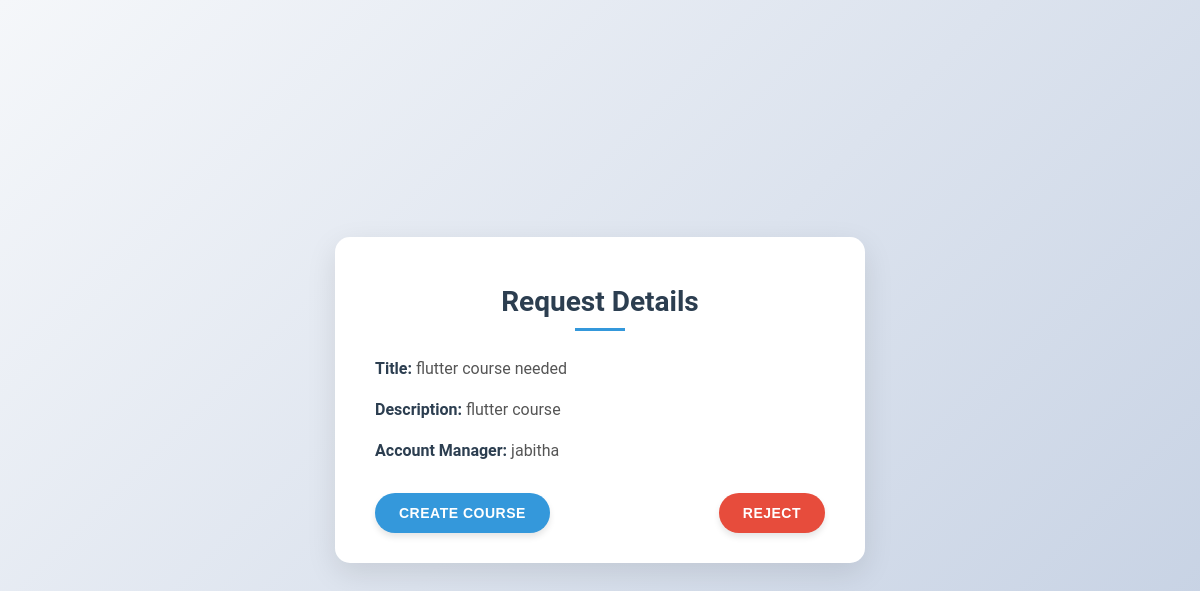
Page /dashboard/admin_action/1/27/ (signed in) on the committed database.
### dashboards/models.py (models this page shows, shortened)
class TrainingRequest(models.Model):
    request_id = models.AutoField(primary_key=True)
    title = models.CharField(max_length=255)
    description = models.TextField(null=True, blank=True)
    status = models.CharField(
        max_length=10,
        choices=[('Pending', 'Pending'),
                 ('Approved', 'Approved'),
                 ('Rejected', 'Rejected')],
        default='Pending'
    )
    account_manager = models.ForeignKey(
        'authentication.User',
        on_delete=models.CASCADE,
        limit_choices_to={'role__role_name': 'Manager'}
    )
    course_duration = models.PositiveIntegerField(help_text="Duration in days")  # New field
    employee_count = models.PositiveIntegerField(help_text="Number of employees involved")  # New field
    created_at = models.DateTimeField(auto_now_add=True)

### authentication/models.py (models this page shows, shortened)
class User(models.Model):
    name = models.CharField(max_length=100)
    email = models.EmailField(unique=True)
    password = models.CharField(max_length=255)
    role = models.ForeignKey(Role, on_delete=models.CASCADE)
    def __str__(self):
        return self.name

### dashboards/views.py (the view, shortened to what this page needs)
# urls.py: path('admin_action/<int:user_id>/<int:request_id>/', views.admin_action, name='admin_action'),
@role_required(allowed_roles=['Admin'])
def admin_action(request, user_id, request_id):
    task = get_object_or_404(TrainingRequest, request_id=request_id)
    context = {
        'title': task.title,
        'description': task.description,
        'account_manager': task.account_manager
    }
    return render(request, 'dashboards/admin_action.html', context)

### dashboards/templates/dashboards/admin_action.html (shortened to what this page needs)
{% load static %}
<!DOCTYPE html>
<html lang="en">
<head>
    <link rel="stylesheet" href="{% static 'css/admin_action.css' %}?v=1.0">
</head>
<body>
    <div class="container">
        <h1>Request Details</h1>
        <p><strong>Title:</strong> {{ title }}</p>
        <p><strong>Description:</strong> {{ description }}</p>
        <p><strong>Account Manager:</strong> {{ account_manager }}</p>
        <form method="POST">
            <div class="actions">
                <button type="submit" name="action" value="create" class="create-course">Create Course</button>
                <button type="submit" name="action" value="reject" class="reject" onclick="return confirmReject()">Reject</button>
            </div>
        </form>
    </div>
</body>
</html>

### dashboards/static/css/admin_action.css (style rules this page uses)
body { font-family: 'Roboto', Arial, sans-serif; background: linear-gradient(135deg, #f5f7fa 0%, #c3cfe2 100%); margin: 0; padding: 0; display: flex; justify-content: center; align-items: center; height: 100vh; color: #333; }
.container { background-color: #ffffff; padding: 30px 40px; border-radius: 15px; box-shadow: 0 10px 30px rgba(0, 0, 0, 0.1); max-width: 450px; width: 100%; position: relative; overflow: hidden; }
.container::before { content: ''; position: absolute; top: -50%; left: -50%; width: 200%; height: 200%; background: radial-gradient(circle, rgba(255,255,255,0.3) 0%, rgba(255,255,255,0) 70%); transform: rotate(45deg); z-index: 0; }
h1 { font-size: 28px; margin-bottom: 25px; text-align: center; color: #2c3e50; position: relative; z-index: 1; }
h1::after { content: ''; display: block; width: 50px; height: 3px; background-color: #3498db; margin: 10px auto 0; }
p { font-size: 16px; color: #555; margin: 15px 0; line-height: 1.6; position: relative; z-index: 1; }
strong { color: #2c3e50; font-weight: 600; }
.actions { display: flex; justify-content: space-between; margin-top: 30px; position: relative; z-index: 1; }
.actions button { padding: 12px 24px; font-size: 14px; border: none; border-radius: 25px; cursor: pointer; transition: all 0.3s ease; font-weight: 600; text-transform: uppercase; letter-spacing: 0.5px; box-shadow: 0 4px 6px rgba(0, 0, 0, 0.1); }
.reject { background-color: #e74c3c; color: #fff; }
.create-course { background-color: #3498db; color: #fff; }

### rows in the picture
TrainingRequest: title "flutter course needed", description "flutter course"
User: name "jabitha"
